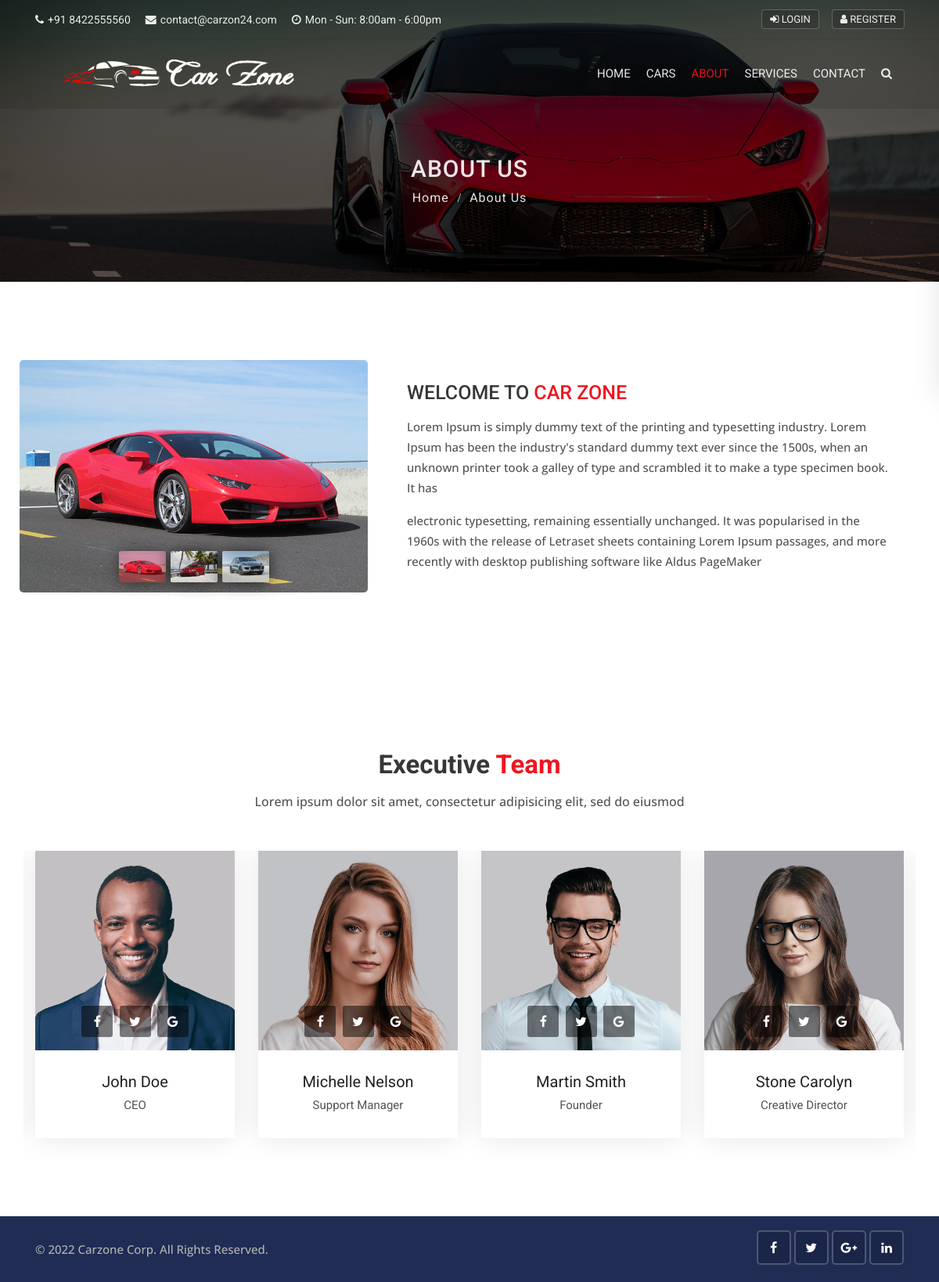
/about, run on the app's committed database.
### pages/models.py (models this page shows, shortened)
class Team(models.Model):
    firstname=models.CharField( max_length=255)
    lastname=models.CharField( max_length=255)
    designation=models.CharField( max_length=255)
    photo=models.ImageField(upload_to="photos/%Y/%m/%d")
    twitter_link=models.URLField(max_length=100)
    facebook_link=models.URLField(max_length=100)
    google_plus_link=models.URLField(max_length=100)
    created_date=models.DateTimeField( auto_now_add=True)

### pages/views.py (the view)
# urls.py: path('about',views.about,name="about"),
def about(request):
      team=Team.objects.all()
      context={
        "teams":team
      }
      return render(request,'pages/about.html',context)

### templates/pages/about.html (shortened to what this page needs)
{% extends 'base.html' %}
{% block content %}
{% load static %}
<div class="sub-banner overview-bgi">
    <div class="container breadcrumb-area">
        <div class="breadcrumb-areas">
            <h1>About Us</h1>
            <ul class="breadcrumbs">
                <li><a href="{% url 'home' %}">Home</a></li>
                <li class="active">About Us</li>
            </ul>
        </div>
    </div>
</div>
<div class="about-car content-area-5">
    <div class="container">
        <div class="row">
            <div class="col-xl-5 col-lg-6">
                <div class="about-car-photo">
                    <div id="carDetailsSlider" class="carousel car-details-sliders slide">
                        <div class="carousel-inner">
                            <div class="active item carousel-item" data-slide-number="0">
                                <img src="{% static 'img/car/car-1.jpg' %}" class="img-fluid" alt="slider-car">
                            </div>
                        </div>
                        <ul class="carousel-indicators car-properties list-inline nav nav-justified">
                            <li class="list-inline-item active">
                                <a id="carousel-selector-0" class="selected" data-slide-to="0" data-target="#carDetailsSlider">
                                    <img src="{% static 'img/car/car-1.jpg' %}" class="img-fluid" alt="small-car">
                                </a>
                            </li>
                            <li class="list-inline-item">
                                <a id="carousel-selector-1" data-slide-to="1" data-target="#carDetailsSlider">
                                    <img src="{% static 'img/car/car-2.jpg' %}" class="img-fluid" alt="small-car">
                                </a>
                            </li>
                            <li class="list-inline-item">
                                <a id="carousel-selector-2" data-slide-to="2" data-target="#carDetailsSlider">
                                    <img src="{% static 'img/car/car-3.jpg' %}" class="img-fluid" alt="small-car">
                                </a>
                            </li>
                        </ul>
                    </div>
                </div>
            </div>
            <div class="col-xl-7 col-lg-6 align-self-center">
                <div class="best-used-car">
                    <h3>Welcome to <span>Car Zone</span></h3>
                    <p>Lorem Ipsum is simply dummy text of the printing and typesetting industry. Lorem Ipsum has been the industry's standard dummy text ever since the 1500s, when an unknown printer took a galley of type and scrambled it to make a type specimen book. It has</p>
                    <p class="mb-0">electronic typesetting, remaining essentially unchanged. It was popularised in the 1960s with the release of Letraset sheets containing Lorem Ipsum passages, and more recently with desktop publishing software like Aldus PageMaker</p>
                </div>
            </div>
        </div>
    </div>
</div>
<div class="our-team content-area">
    <div class="container">
        <div class="main-title">
            <h1>Executive <span>Team</span></h1>
            <p>Lorem ipsum dolor sit amet, consectetur adipisicing elit, sed do eiusmod</p>
        </div>
        <div class="slick-slider-area clearfix">
            <div class="row slick-carousel" data-slick='{"slidesToShow": 4, "responsive":[{"breakpoint": 1024,"settings":{"slidesToShow": 2}}, {"breakpoint": 768,"settings":{"slidesToShow": 1}}]}'>
               {% for team in teams %}
                <div class="slick-slide-item">
                    <div class="team-1">
                        <div class="photo">
                            <a href="#">
                                <img src="{{team.photo.url}}" alt="team-1" class="img-fluid">
                            </a>
                            <div class="social-list clearfix">
                                <a href="#" class="facebook-bg"><i class="fa fa-facebook"></i></a>
                                <a href="#" class="twitter-bg"><i class="fa fa-twitter"></i></a>
                                <a href="#" class="google-bg"><i class="fa fa-google"></i></a>
                            </div>
                        </div>
                        <div class="details">
                            <h4><a href="team-detail.html">{{team.firstname}} {{team.lastname}}</a></h4>
                            <h5>{{team.designation}}</h5>
                        </div>
                    </div>
                </div>
                {% endfor %}
            </div>
        </div>
    </div>
</div>
{% endblock %}

### templates/base.html (shortened to what this page needs)
{% load static %}
<!DOCTYPE html>
<html>
<head>
    <link rel="stylesheet" type="text/css" href="{% static 'css/bootstrap.min.css' %}">
    <link rel="stylesheet" type="text/css" href="{% static 'css/animate.min.css' %}">
    <link rel="stylesheet" type="text/css" href="{% static 'css/bootstrap-submenu.css' %}">
    <link rel="stylesheet" type="text/css" href="{% static 'css/bootstrap-select.min.css' %}">
    <link rel="stylesheet" type="text/css" href="{% static 'css/magnific-popup.css' %}">
    <link rel="stylesheet" type="text/css" href="{% static 'fonts/font-awesome/css/font-awesome.min.css' %}">
    <link rel="stylesheet" type="text/css" href="{% static 'fonts/flaticon/font/flaticon.css' %}">
    <link rel="stylesheet" type="text/css" href="{% static 'fonts/linearicons/style.css' %}">
    <link rel="stylesheet" type="text/css"  href="{% static 'css/jquery.mCustomScrollbar.css' %}">
    <link rel="stylesheet" type="text/css"  href="{% static 'css/dropzone.css' %}">
    <link rel="stylesheet" type="text/css"  href="{% static 'css/slick.css' %}">
    <link rel="stylesheet" type="text/css"  href="{% static 'css/lightbox.min.css' %}">
    <link rel="stylesheet" type="text/css"  href="{% static 'css/jnoty.css' %}">
    <link rel="stylesheet" type="text/css" href="{% static 'css/style.css' %}">
    <link rel="stylesheet" type="text/css" id="style_sheet" href="{% static 'css/skins/red.css' %}">
    <link rel="stylesheet" type="text/css" href="{% static 'css/ie10-viewport-bug-workaround.css' %}">
</head>
<body>
{% include 'includes/topbar.html' %}
{% include 'includes/navbar.html' %}
{% block content %}
{% endblock %}
{% include 'includes/footer.html' %}
</body>
</html>

### templates/includes/topbar.html
<header class="top-header th-2 top-header-bg">
    <div class="container">
        <div class="row">
            <div class="col-lg-8 col-md-8 col-sm-7">
                <div class="list-inline">
                    <a href="tel:+55-4XX-634-7071"><i class="fa fa-phone"></i>+91 8422555560</a>
                    <a href="tel:info@themevessel.com"><i class="fa fa-envelope"></i>contact@carzon24.com</a>
                    <a href="tel:info@themevessel.com"><i class="fa fa-clock-o"></i>Mon - Sun: 8:00am - 6:00pm</a>
                </div>
            </div>
            <div class="col-lg-4 col-md-4 col-sm-5">
                <ul class="top-social-media pull-right">
                    {% if user.is_authenticated %}
                    <li>
                        <a href="{% url 'dashboard' %}" class="sign-in"><i class="fa fa-sign-in"></i> Dashboard</a>
                    </li>
                    <li>
                        <a href="{% url 'logout' %}" class="sign-in"><i class="fa fa-user"></i> Logout</a>
                    </li>
                    {% else %}
                    <li>
                        <a href="{% url 'login' %}" class="sign-in"><i class="fa fa-sign-in"></i> Login</a>
                    </li>
                    <li>
                        <a href="{% url 'register' %}" class="sign-in"><i class="fa fa-user"></i> Register</a>
                    </li>
                    {% endif %}
                </ul>
            </div>
        </div>
    </div>
</header>

### templates/includes/navbar.html (shortened to what this page needs)
{% load static %}
<header class="main-header sticky-header header-with-top">
    <div class="container">
        <nav class="navbar navbar-expand-lg navbar-light">
            <a class="navbar-brand company-logo" href="{% url 'home' %}">
                <img src="{% static 'img/logos/black-logo.png' %}">
            </a>
            <div class="navbar-collapse collapse w-100" id="navbar">
                <ul class="navbar-nav ml-auto">
                    <li class="nav-item">
                        <a
                        {% if '/' == request.path %}
                        class="nav-link active"
                        {% else %}
                        class="nav-link"
                        {% endif %}
                        href="{% url 'home' %}">
                            Home
                        </a>
                    </li>
                    <li class="nav-item">
                        <a
                        {% if 'cars' in request.path %}
                        class="nav-link active"
                        {% else %}
                        class="nav-link"
                        {% endif %}
                        href="{% url 'cars' %}">
                            Cars
                        </a>
                    </li>
                    <li class="nav-item">
                        <a
                        {% if 'about' in request.path %}
                        class="nav-link active"
                        {% else %}
                        class="nav-link"
                        {% endif %}
                        href="{% url 'about' %}">
                            About
                        </a>
                    </li>
                    <li class="nav-item">
                        <a class="nav-link" href="{% url 'services' %}">
                            Services
                        </a>
                    </li>
                    <li class="nav-item dropdown">
                        <a class="nav-link" href="{% url 'contact' %}">Contact</a>
                    </li>
                    <li class="nav-item dropdown m-hide">
                        <a href="#full-page-search" class="nav-link h-icon">
                            <i class="fa fa-search"></i>
                        </a>
                    </li>
                </ul>
            </div>
        </nav>
    </div>
</header>

### templates/includes/footer.html
<footer class="footer">
    <div class="sub-footer">
        <div class="container">
            <div class="row">
                <div class="col-lg-8">
                    <p class="copy">© {% now 'Y' %} <a href="#">Carzone Corp.</a> All Rights Reserved.</p>
                </div>
                <div class="col-lg-4">
                    <div class="social-list-2">
                        <ul>
                            <li><a href="https://facebook.com" target="_blank" class="facebook-bg"><i class="fa fa-facebook"></i></a></li>
                            <li><a href="https://twitter.com" target="_blank" class="twitter-bg"><i class="fa fa-twitter"></i></a></li>
                            <li><a href="https://google.com" target="_blank" class="google-bg"><i class="fa fa-google-plus"></i></a></li>
                            <li><a href="https://linkedin.com" target="_blank" class="linkedin-bg"><i class="fa fa-linkedin"></i></a></li>
                        </ul>
                    </div>
                </div>
            </div>
        </div>
    </div>
</footer>

### Carshowroom/static/css/skins/red.css (style rules this page uses)
.about-car .best-used-car h3 span { color: #f0151f; }
.carousel-indicators .active { background-color: #f0151f; }
.main-title h1 span { color:#f0151f; }

### data on the page
Team: photo (picture), firstname "Martin", lastname "Smith", designation "Founder"
Team: photo (picture), firstname "Stone", lastname "Carolyn", designation "Creative Director"
Team: photo (picture), firstname "John", lastname "Doe", designation "CEO"
Team: photo (picture), firstname "Michelle", lastname "Nelson", designation "Support Manager"
